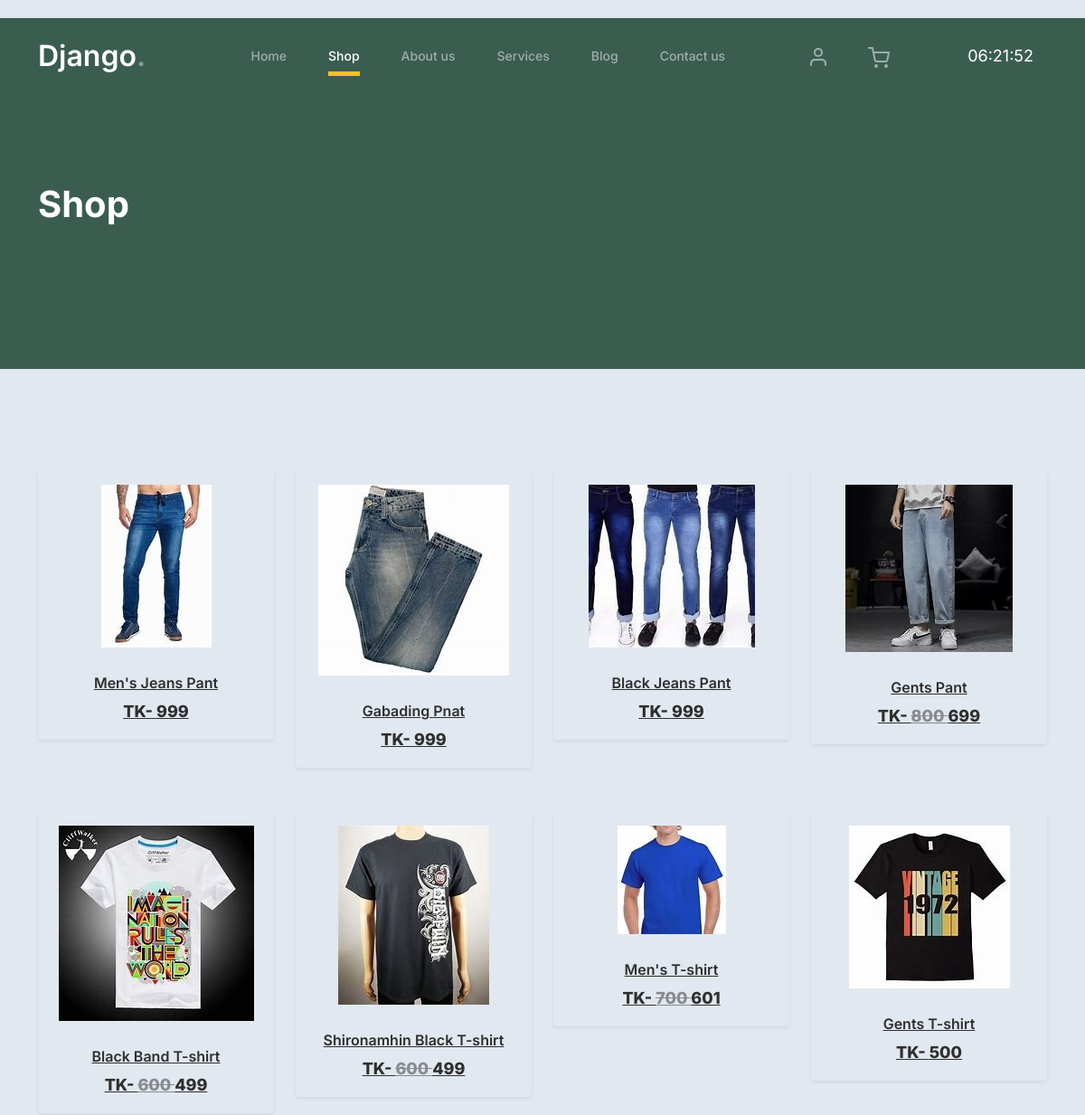
The app's page /products/shop/ (upper part), older data.
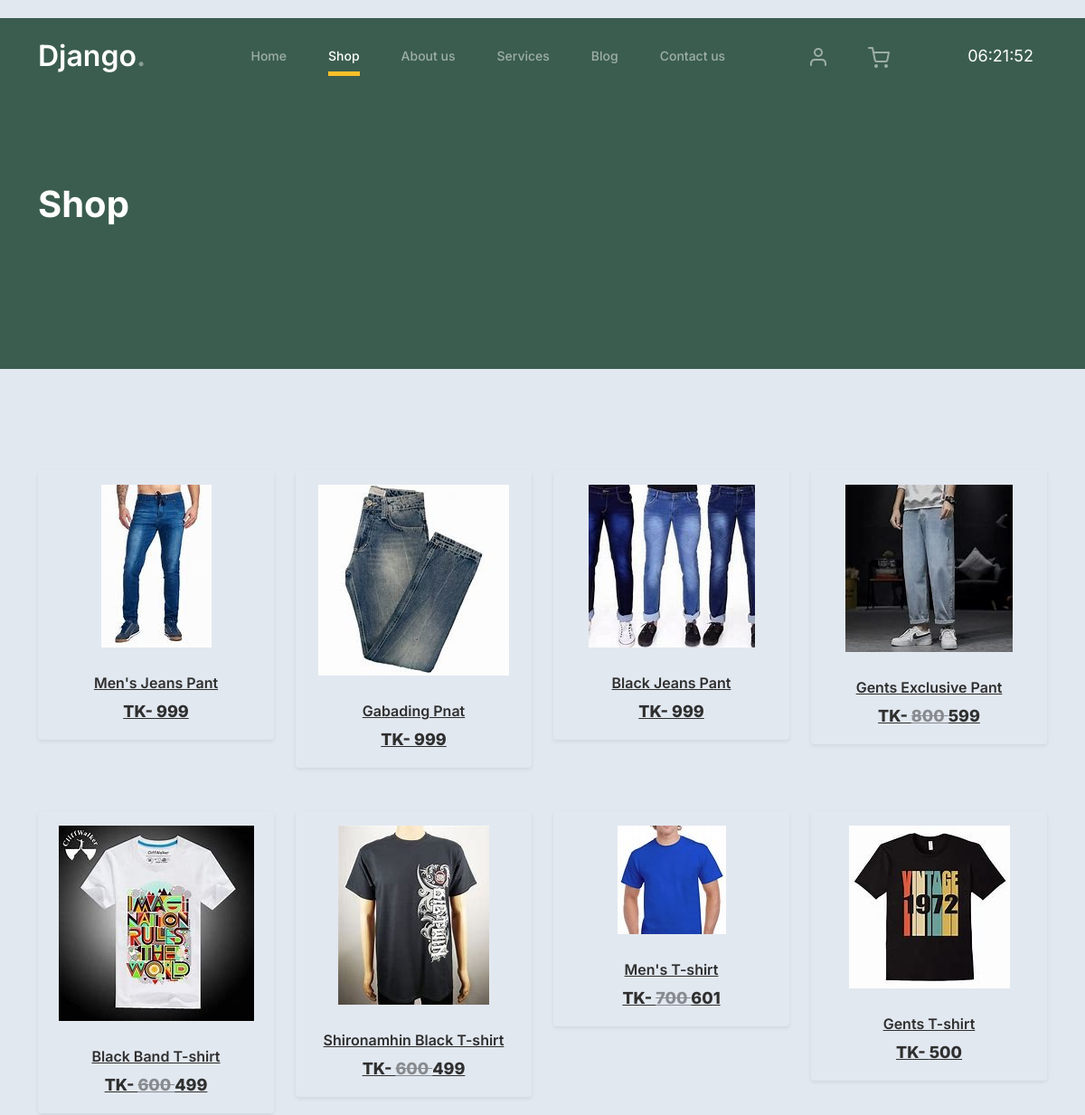
The same page, newer data.
### product/models.py (models this page shows, shortened)
class Products(BaseModel):
    product_name = models.CharField(max_length=100)
    product_category = models.ForeignKey(Category, on_delete=models.CASCADE, related_name='products')
    product_price = models.IntegerField()
    product_description = models.TextField()
    slug = models.SlugField(unique=True, null=True, blank=True)
    color_variant = models.ManyToManyField(ColorVariants, blank=True)
    size_variant = models.ManyToManyField(SizeVariants, blank=True)
    product_manual_discount = models.IntegerField(default=0, blank=True, null=True)
    discount_price = models.IntegerField(null=True, blank=True)

class ProductImage(BaseModel):
    product = models.ForeignKey(Products, on_delete=models.CASCADE, related_name='product_images')
    images = models.ImageField(upload_to='Products')

### product/views.py (the view)
# urls.py: path('products/', include('product.urls')),
def product(request):
    products = Products.objects.all().order_by('-create_at')
    menual_dis = []
    for product in products:
        menual_dis.append(product.product_manual_discount)
    page = 'Shop | Django e-Com'
    context = {
        'page': page,
        'products':products,
        'products':products,
    }
    return render(request, 'product/product.html', context=context)

### templates/product/product.html (shortened to what this page needs)
{% extends "base/base.html" %}
{% load static %}
{% block start %}
        <div class="hero">
            <div class="container">
                <div class="row justify-content-between">
                    <div class="col-lg-5">
                        <div class="intro-excerpt">
                            <h1>Shop</h1>
                        </div>
                    </div>
                    <div class="col-lg-7">
                    </div>
                </div>
            </div>
        </div>
    <div class="untree_co-section product-section before-footer-section">
        <div class="container">
              <div class="row">
                  {% for product in products %}
                  <div class=" col-12 h-50 col-md-4 col-lg-3 mb-5 mb-md-0">
                      <div class="shadow-sm p-3 mb-5 rounded product-item">
                          <div class="overflow-hidden">
                                <a href="{% url 'detail' product.slug %}">
                                  <img style="max-height: 300px;" src="/media/{{ product.product_images.first.images }}" class="img-fluid product-thumbnail bg-removal" alt="{{ product.name }}">
                                  <h3 class="product-title">{{ product.product_name }}</h3>
                                  <strong class="fw-light">
                                    TK-
                                    {% if product.discount_price %}
                                       <del style="opacity: 50%;"> {{ product.product_price }} </del> {{ product.discount_price }}
                                    {% else %}
                                        {{ product.product_price }}
                                    {% endif %}
                                </strong>
                              </a>
                          </div>
                      </div>
                  </div>
                  {% endfor %}
              </div>
        </div>
    </div>
{% endblock %}

### templates/base/base.html (shortened to what this page needs)
{% load static %}
<!doctype html>
<html lang="en">
<head>
		<link href="{% static 'css/bootstrap.min.css' %}" rel="stylesheet">
		<link href="https://cdnjs.cloudflare.com/ajax/libs/font-awesome/6.0.0-beta3/css/all.min.css" rel="stylesheet">
		<link href="{% static 'css/tiny-slider.css' %}" rel="stylesheet">
		<link href="{% static 'css/style.css' %}" rel="stylesheet">
		<link href="{% static 'css/login.css' %}" rel="stylesheet">
    <link rel="stylesheet" href="{% static 'css/detail.css' %}">
    <link rel="stylesheet" href="{% static 'css/profile.css' %}">
    <link rel="stylesheet" href="{% static 'css/cart.css' %}">
	</head>
	<body>
		<nav class="custom-navbar navbar navbar navbar-expand-md navbar-dark bg-dark" arial-label="Django navigation bar">
			<div class="container">
				<a class="navbar-brand" href="{% url 'home' %}">Django<span>.</span></a>
        <div class="collapse navbar-collapse" id="navbarsFurni">
          <ul class="custom-navbar-nav navbar-nav ms-auto mb-2 mb-md-0">
              <li class="nav-item {% if request.path == '/' %}active{% endif %}">
                <a class="nav-link" href="{% url 'home' %}">Home</a>
              </li>
              <li class="nav-item {% if '/shop/' in request.path %}active{% endif %}">
                  <a class="nav-link" href="{% url 'product' %}">Shop</a>
              </li>
              <li class="nav-item {% if '/about-us/' in request.path %}active{% endif %}">
                  <a class="nav-link" href="{% url 'about' %}">About us</a>
              </li>
              <li class="nav-item {% if '/services/' in request.path %}active{% endif %}">
                  <a class="nav-link" href="{% url 'services' %}">Services</a>
              </li>
              <li class="nav-item {% if '/blog/' in request.path %}active{% endif %}">
                  <a class="nav-link" href="{% url 'blog' %}">Blog</a>
              </li>
              <li class="nav-item {% if '/contact-us/' in request.path %}active{% endif %}">
                <a class="nav-link" href="{% url 'contact' %}">Contact us</a>
            </li>
          </ul>
          <ul class="custom-navbar-nav navbar-nav mb-2 mb-md-0 ms-5">
            {% if user.is_authenticated %}
              {% if user.is_superuser %}
                  <li class="nav-item">
                      <a class="nav-link" href="{% url 'admin:index' %}">
                        <i style="font-size: 50px;" class="fa-brands fa-cpanel"></i>
                      </a>
                  </li>
              {% else %}
                  <li class="nav-item {% if '/profile/' in request.path or '/sign-up/' in request.path %}active{% endif %}">
                      <a class="nav-link" href="{% url 'profile' %}">
                          <img src="{% static 'images/user.svg' %}">
                      </a>
                  </li>
              {% endif %}
          {% else %}
              <li class="nav-item">
                  <a class="nav-link" href="{% url 'login' %}">
                    <img src="{% static 'images/user.svg' %}">
                  </a>
              </li>
          {% endif %}
              <li class="nav-item {% if '/show-cart/' in request.path %}active{% endif %}">
                  <a class="nav-link" href="{% url 'cart' %}">
                    <img src="{% static 'images/cart.svg' %}">
                  </a>
              </li>
          </ul>
            <ul class="custom-navbar-nav navbar-nav mb-2 mb-md-0 ms-5">
                <li class="nav-item">
                    <div id="clock" style="color:white;font-size:18px;">
                    </div>
                </li>
            </ul>
      </div>
		</nav>
{% block start %}{% endblock %}
</body>
</html>

### static/css/style.css (style rules this page uses)
body { overflow-x: hidden; position: relative; }
body { font-family: "Inter", sans-serif; font-weight: 400; line-height: 28px; color: #6a6a6a; font-size: 14px; background-color: #eff2f1; }
a { text-decoration: none; -webkit-transition: .3s all ease; -o-transition: .3s all ease; transition: .3s all ease; color: #2f2f2f; text-decoration: underline; }
.custom-navbar { background: #3b5d50 !important; padding-top: 20px; padding-bottom: 20px; }
.custom-navbar .navbar-brand { font-size: 32px; font-weight: 600; }
.custom-navbar .navbar-brand > span { opacity: .4; }
@media (min-width: 992px) { .custom-navbar .custom-navbar-nav li { margin-left: 15px; margin-right: 15px; } }
.custom-navbar .custom-navbar-nav li a { font-weight: 500; color: #ffffff !important; opacity: .5; -webkit-transition: .3s all ease; -o-transition: .3s all ease; transition: .3s all ease; position: relative; }
@media (min-width: 768px) { .custom-navbar .custom-navbar-nav li a:before { content: ""; position: absolute; bottom: 0; left: 8px; right: 8px; background: #f9bf29; height: 5px; opacity: 1; visibility: visible; width: 0; -webkit-transition: .15s all ease-out; -o-transition: .15s all ease-out; transition: .15s all ease-out; } }
.custom-navbar .custom-navbar-nav li.active a { opacity: 1; }
.custom-navbar .custom-navbar-nav li.active a:before { width: calc(100% - 16px); }
.hero { background: #3b5d50; padding: calc(4rem - 30px) 0 0rem 0; }
@media (min-width: 768px) { .hero { padding: calc(4rem - 30px) 0 4rem 0; } }
@media (min-width: 992px) { .hero { padding: calc(8rem - 30px) 0 8rem 0; } }
.hero .intro-excerpt { position: relative; z-index: 4; }
@media (min-width: 992px) { .hero .intro-excerpt { max-width: 450px; } }
.hero h1 { font-weight: 700; color: #ffffff; margin-bottom: 30px; }
.product-section { padding: 7rem 0; }
.product-section .product-item { text-align: center; text-decoration: none; display: block; position: relative; padding-bottom: 50px; cursor: pointer; }
.product-section .product-item .product-thumbnail { margin-bottom: 30px; position: relative; top: 0; -webkit-transition: .3s all ease; -o-transition: .3s all ease; transition: .3s all ease; }
.product-section .product-item h3 { font-weight: 600; font-size: 16px; }
.product-section .product-item strong { font-weight: 800 !important; font-size: 18px !important; }
.product-section .product-item h3, .product-section .product-item strong { color: #2f2f2f; text-decoration: none; }
.product-section .product-item:before { bottom: 0; left: 0; right: 0; position: absolute; content: ""; background: #dce5e4; height: 0%; z-index: -1; border-radius: 10px; -webkit-transition: .3s all ease; -o-transition: .3s all ease; transition: .3s all ease; }
.before-footer-section { padding: 7rem 0 12rem 0 !important; }
.untree_co-section { padding: 7rem 0; }

### static/css/profile.css (style rules this page uses)
body { margin-top:20px; color: #1a202c; text-align: left; background-color: #e2e8f0; }

Row changes from the older to the newer data that the page shows:
changed Products: product_name "Gents Pant" → "Gents Exclusive Pant"; discount_price "699" → "599"
